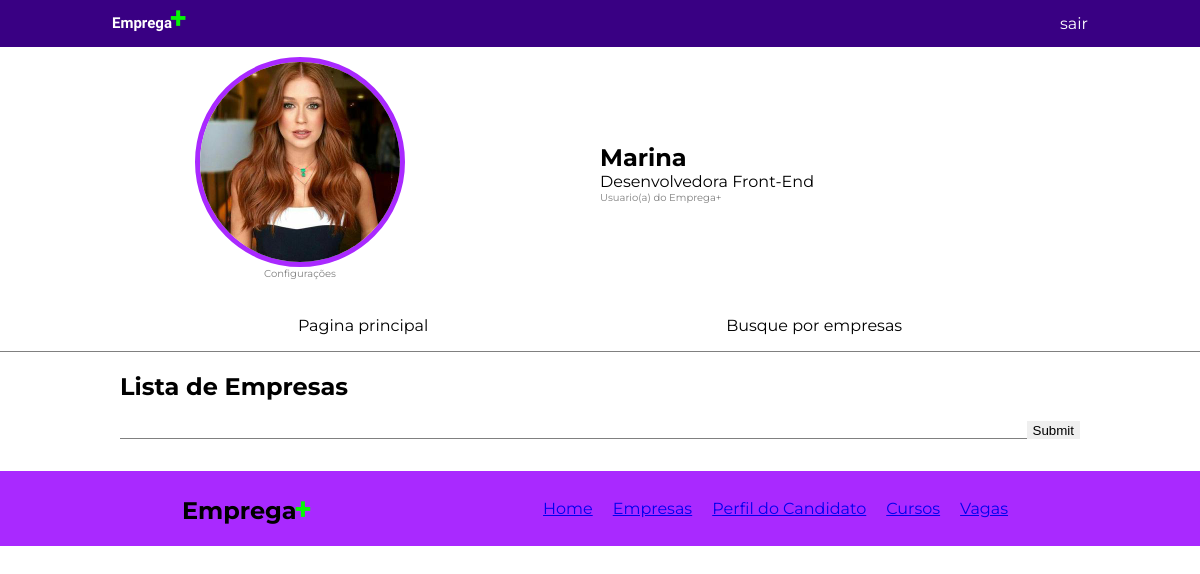
The app's page /list-empresa/1, older data.
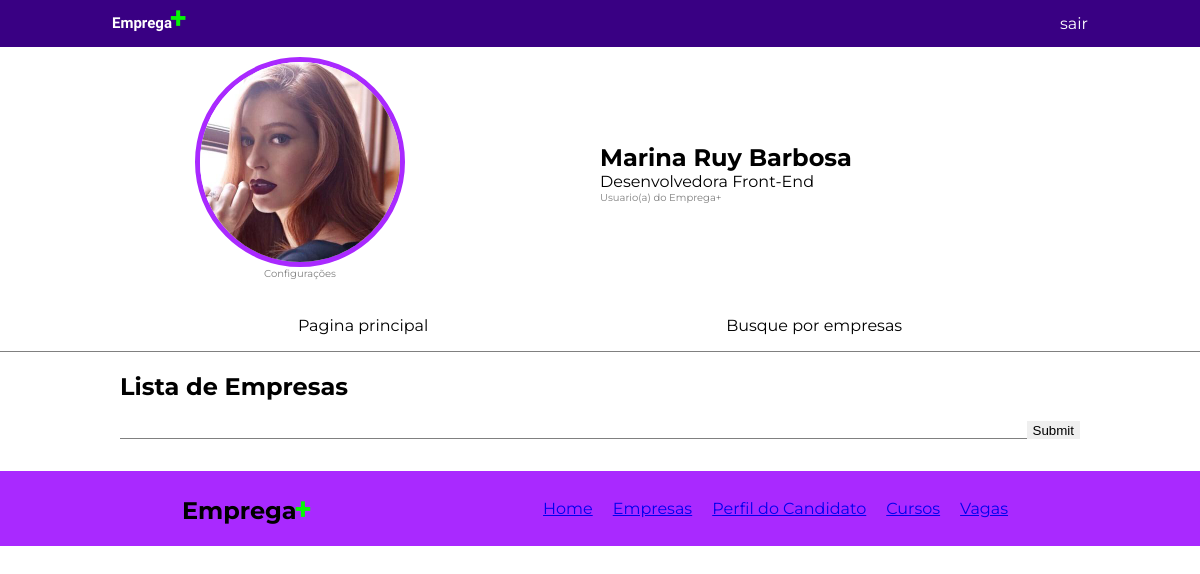
The same page, newer data.
### demo/models.py (models this page shows, shortened)
class Pessoa(models.Model):
    nome = models.CharField(
        max_length=255,
        verbose_name='nome',
        null=True,
        blank=True,
    )
    email = models.EmailField(
        max_length=255,
        verbose_name= 'e-mail',
        unique=True,
    )
    senha = models.CharField(
        max_length=255,
        verbose_name='senha'
    )
    profissao = models.CharField(
        max_length=255,
        verbose_name='profissão',
        null=True,
        blank=True,
    )
    experiencia = models.CharField(
        max_length=255,
        verbose_name='experiencia',
        null=True,
        blank=True,
    )
    img_perfil = models.ImageField(
        upload_to='images_pessoa/',
        verbose_name='Imagem',
        blank=True,
        null=True
    )
    ativo = models.BooleanField(default=True)

### demo/usuario.py (the view, shortened to what this page needs)
# urls.py: path('list-empresa/<int:id>', procura_empresa),
def procura_empresa(request, id):
    pessoa = Pessoa.objects.filter(id=id).first()
    contexto = {
        'pessoa': pessoa
    }
    return render(request, 'lista-empresa.html', contexto)

### demo/templates/lista-empresa.html (shortened to what this page needs)
{% extends 'shared/base_logado.html' %}
{% block conteudo %}
<section class="lista-empresa">
    <h2>Lista de Empresas</h2>
    <div>
        <form action="/list-empresa/{{ pessoa.id }}" class="lista-form" method="post">
            <input type="text" name='empresa'>
            <input type="submit" src="../static/imgs/icons8-pesquisar-26.png">
        </form>
    </div>
</section>
{% endblock %}

### demo/templates/shared/base_logado.html (shortened to what this page needs)
{% load static %}
<!DOCTYPE html>
<html lang="en">
<head>
    <link rel="stylesheet" href="{% static 'css/style_logado.css' %}">
</head>
<body>
    <nav class="purple">
        <h1 class="logo">Emprega<span class="logo-green">+</span></h1>
        <a href="/">sair</a>
    </nav>
    <header>
        <div class="img">
            <img id="img_perfil" src="{{ pessoa.img_perfil.url }}">
            <a class="menor" href="/configuracoes/{{pessoa.id}}">Configurações</a>
        </div>
        <div>
            <h2>{{ pessoa.nome }}</h2>
            <p>{{ pessoa.profissao }}</p>
            <p class="menor">Usuario(a) do Emprega+</p>
        </div>
    </header>
    <main>
        <nav class="sticky">
            <ul>
                <li><a href="/usuario/{{ pessoa.id }}">Pagina principal</a></li>
                <li><a href="/list-empresa/{{ pessoa.id }}">Busque por empresas</a></li>
            </ul>
        </nav>
        {% block conteudo %}
        {% endblock %}
    </main>
    <footer>
        <div>
            <h2>Emprega<span class="logo-green">+</span></h2>
        </div>
        <div>
            <ul>
                    <li><a href="#">Home</a></li>
                    <li><a href="#">Empresas</a></li>
                    <li><a href="#">Perfil do Candidato</a></li>
                    <li><a href="#">Cursos</a></li>
                    <li><a href="#">Vagas</a></li>
            </ul>
        </div>
    </footer>
</body>
</html>

Row changes from the older to the newer data that the page shows:
changed Pessoa "Desenvolvedora Front-End": img_perfil: a different picture; nome "Marina" → "Marina Ruy Barbosa"
